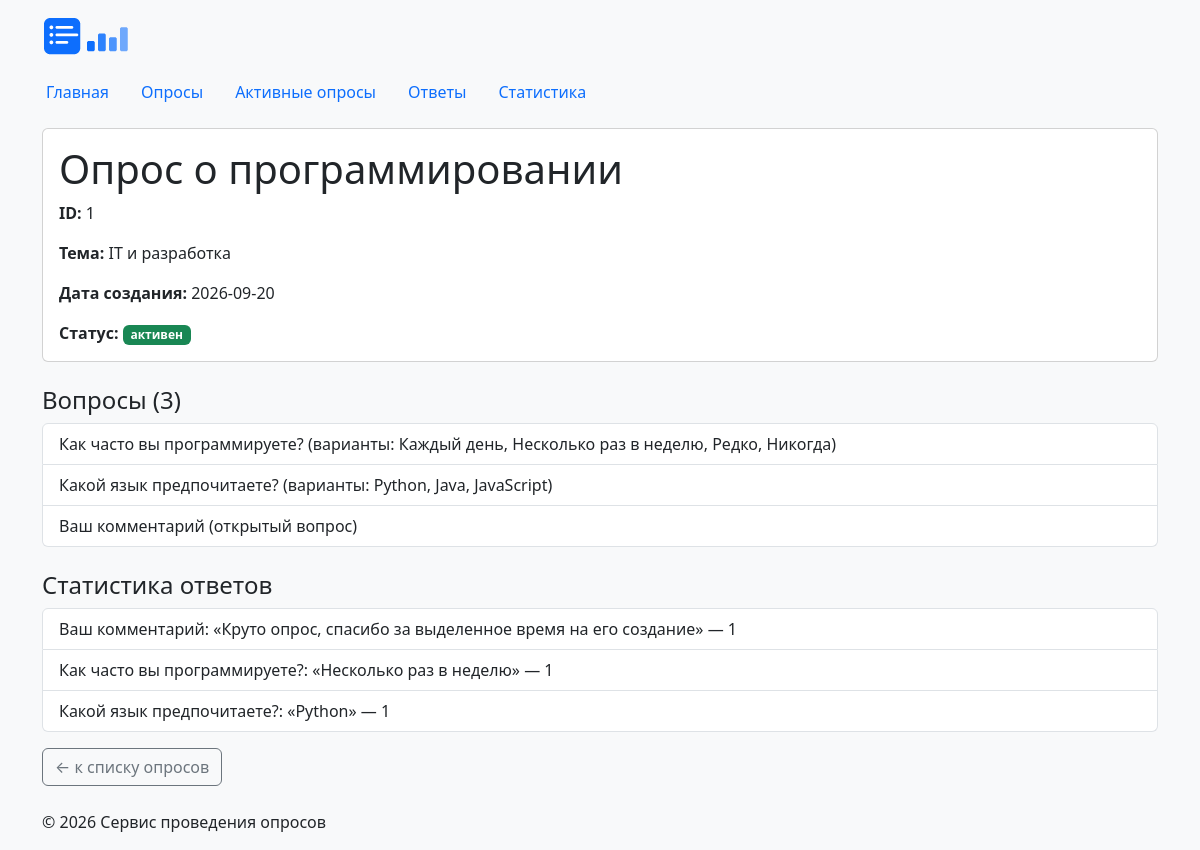
Screenshot of /surveys/1/ with the database file from the repository.
### surveys/views.py (the view)
def survey_detail(request: HttpRequest,
                  survey_id: int) -> HttpResponse:
    survey = fetch_one(SURVEY_SQL, [survey_id])
    questions = []
    stats = []
    if survey is not None:
        for row in fetch_all(QUESTIONS_SQL, [survey_id]):
            options = (None if row["options"] is None
                       else json.loads(row["options"]))
            questions.append({
                "text": row["text"],
                "options": options,
                "is_open": options is None,
            })
        stats = fetch_all(ANSWER_STATS_SQL, [survey_id])
    context = {
        "survey": survey,
        "questions": questions,
        "stats": stats,
    }
    return render(
        request,
        "surveys/survey_detail.html",
        context,
        status=404 if survey is None else 200,
    )

### db/database.py (called while the page is built)
def get_connection() -> sqlite3.Connection:
    if not Path(DB_PATH).exists():
        raise FileNotFoundError(
            f"Файл базы данных не найден: {DB_PATH}. "
            "Создайте его командами из README.md (раздел ПР7)."
        )
    conn = sqlite3.connect(DB_PATH)
    conn.row_factory = sqlite3.Row
    conn.execute("PRAGMA foreign_keys = ON")
    return conn

def fetch_all(sql: str, params=()) -> list[sqlite3.Row]:
    with closing(get_connection()) as conn:
        return conn.execute(sql, params).fetchall()

def fetch_one(sql: str, params=()) -> sqlite3.Row | None:
    with closing(get_connection()) as conn:
        return conn.execute(sql, params).fetchone()

### surveys/templates/surveys/survey_detail.html (shortened to what this page needs)
{% extends "base.html" %}
{% block content %}
    {% if survey %}
        <div class="card">
            <div class="card-body">
                <h1 class="card-title">{{ survey.title }}</h1>
                <p class="card-text">
                    <strong>ID:</strong> {{ survey.id }}
                </p>
                <p class="card-text">
                    <strong>Тема:</strong> {{ survey.topic }}
                </p>
                <p class="card-text">
                    <strong>Дата создания:</strong> {{ survey.creation_date }}
                </p>
                <p class="card-text">
                    <strong>Статус:</strong>
                    {% include "surveys/includes/survey_status.html" %}
                </p>
            </div>
        </div>
        <h2 class="h4 mt-4">Вопросы ({{ questions|length }})</h2>
        <ul class="list-group">
            {% for question in questions %}
                <li class="list-group-item">
                    {{ question.text }}
                    {% if question.is_open %}
                        (открытый вопрос)
                    {% else %}
                        (варианты: {{ question.options|join:", " }})
                    {% endif %}
                </li>
            {% empty %}
                <li class="list-group-item">Вопросов нет.</li>
            {% endfor %}
        </ul>
        <h2 class="h4 mt-4">Статистика ответов</h2>
        <ul class="list-group">
            {% for item in stats %}
                <li class="list-group-item">
                    {{ item.question }}:
                    &laquo;{{ item.answer }}&raquo; &mdash;
                    {{ item.answers_count }}
                </li>
            {% empty %}
                <li class="list-group-item">Ответов пока нет.</li>
            {% endfor %}
        </ul>
    {% else %}
        <h1 class="text-danger">Опрос не найден</h1>
        <p>Опрос с указанным идентификатором отсутствует.</p>
    {% endif %}
    <a href="{% url 'surveys:list' %}"
       class="btn btn-outline-secondary mt-3">
        &larr; к списку опросов
    </a>
{% endblock %}

### templates/base.html (shortened to what this page needs)
{% load static %}
<!DOCTYPE html>
<html lang="ru">
<head>
    <link rel="stylesheet"
          href="https://cdn.jsdelivr.net/npm/bootstrap@5.3.3/dist/css/bootstrap.min.css">
    <link rel="stylesheet" href="{% static 'homepage/css/style.css' %}">
</head>
<body>
    <div class="container">
        <img
            src="{% static 'homepage/img/logo.png' %}"
            alt="Сервис опросов"
            class="survey-logo"
        >
    </div>
    {% include "includes/navigation.html" %}
    <main class="container">
        {% block content %}
        {% endblock %}
    </main>
    <footer class="container mt-4 mb-3">
        <p>
            &copy; <span id="current-year"></span> Сервис проведения опросов
        </p>
    </footer>
</body>
</html>

### templates/includes/navigation.html
<nav class="nav container mb-3">
    <a class="nav-link" href="{% url 'homepage:index' %}">Главная</a>
    <a class="nav-link" href="{% url 'surveys:list' %}">Опросы</a>
    <a class="nav-link" href="{% url 'surveys:active' %}">Активные опросы</a>
    <a class="nav-link" href="{% url 'responses:list' %}">Ответы</a>
    <a class="nav-link" href="{% url 'responses:statistics' %}">Статистика</a>
</nav>

### surveys/templates/surveys/includes/survey_status.html
{% if survey.status == "активен" %}
    <span class="badge bg-success survey-status survey-status-active">
        {{ survey.status }}
    </span>
{% else %}
    <span class="badge bg-secondary survey-status survey-status-closed">
        {{ survey.status|default:"не указан" }}
    </span>
{% endif %}

### homepage/static/homepage/css/style.css (style rules this page uses)
body { min-height: 100vh; background-color: #f8f9fa; }
.survey-logo { width: 120px; height: auto; margin: 1rem 0; }
.survey-status { font-weight: 600; }

### rows the page displays
surveys: title "Опрос о программировании", topic "IT и разработка", status "активен"
responses: question "Ваш комментарий", answer "Круто опрос, спасибо за выделенное время на его создание", answers_count "1"
responses: question "Как часто вы программируете?", answer "Несколько раз в неделю", answers_count "1"
responses: question "Какой язык предпочитаете?", answer "Python", answers_count "1"

### other values shown
{{ survey.id }} "1"
{{ survey.creation_date }} "2026-09-20"
{{ questions|length }} "3"
{{ question.text }} "Как часто вы программируете?" "Какой язык предпочитаете?" "Ваш комментарий"
{{ question.options|join:", " }} "Каждый день, Несколько раз в неделю, Редко, Никогда" "Python, Java, JavaScript"
